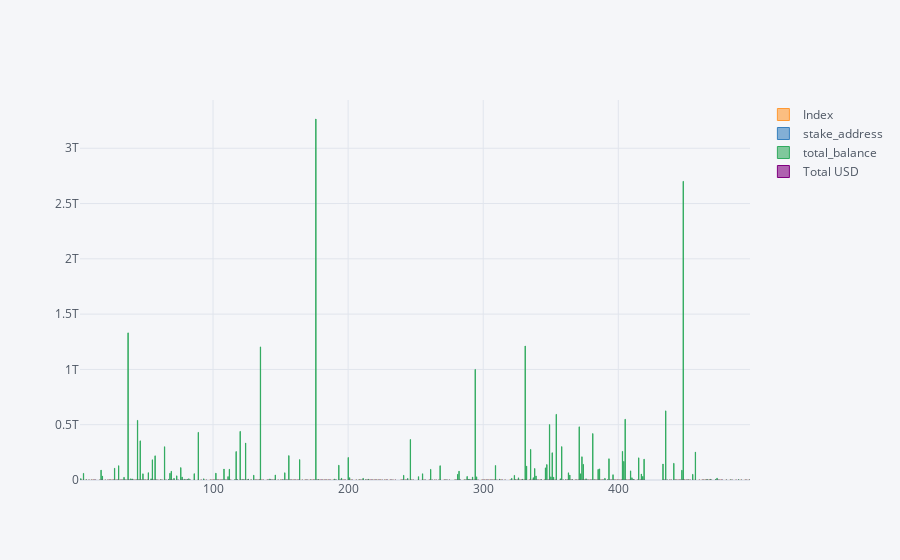

Notebook cell for this chart:
### Code cell
fig = acc.iplot(kind='bar')

### Figure 1 — Plotly figure (JSON) as saved in the notebook; plotly's stock layout.template omitted (floating-point values rounded to 4 significant figures; data arrays with more than 128 entries replaced by an {"elided": "..."} marker saying what was removed)
{"data": [{"marker": {"color": "rgba(255, 153, 51, 0.6)", "line": {"color": "rgba(255, 153, 51, 1.0)", "width": 1}}, "name": "Index", "orientation": "v", "text": "", "type": "bar", "x": {"elided": "381 int values"}, "y": {"elided": "381 int values"}}, {"marker": {"color": "rgba(55, 128, 191, 0.6)", "line": {"color": "rgba(55, 128, 191, 1.0)", "width": 1}}, "name": "stake_address", "orientation": "v", "text": "", "type": "bar", "x": {"elided": "381 int values"}, "y": {"elided": "381 str values"}}, {"marker": {"color": "rgba(50, 171, 96, 0.6)", "line": {"color": "rgba(50, 171, 96, 1.0)", "width": 1}}, "name": "total_balance", "orientation": "v", "text": "", "type": "bar", "x": {"elided": "381 int values"}, "y": {"elided": "381 int values"}}, {"marker": {"color": "rgba(128, 0, 128, 0.6)", "line": {"color": "rgba(128, 0, 128, 1.0)", "width": 1}}, "name": "Total USD", "orientation": "v", "text": "", "type": "bar", "x": {"elided": "381 int values"}, "y": {"elided": "381 float values"}}], "layout": {"legend": {"bgcolor": "#F5F6F9", "font": {"color": "#4D5663"}}, "paper_bgcolor": "#F5F6F9", "plot_bgcolor": "#F5F6F9", "title": {"font": {"color": "#4D5663"}}, "xaxis": {"gridcolor": "#E1E5ED", "showgrid": true, "tickfont": {"color": "#4D5663"}, "title": {"font": {"color": "#4D5663"}, "text": ""}, "zerolinecolor": "#E1E5ED"}, "yaxis": {"gridcolor": "#E1E5ED", "showgrid": true, "tickfont": {"color": "#4D5663"}, "title": {"font": {"color": "#4D5663"}, "text": ""}, "zerolinecolor": "#E1E5ED"}}}
